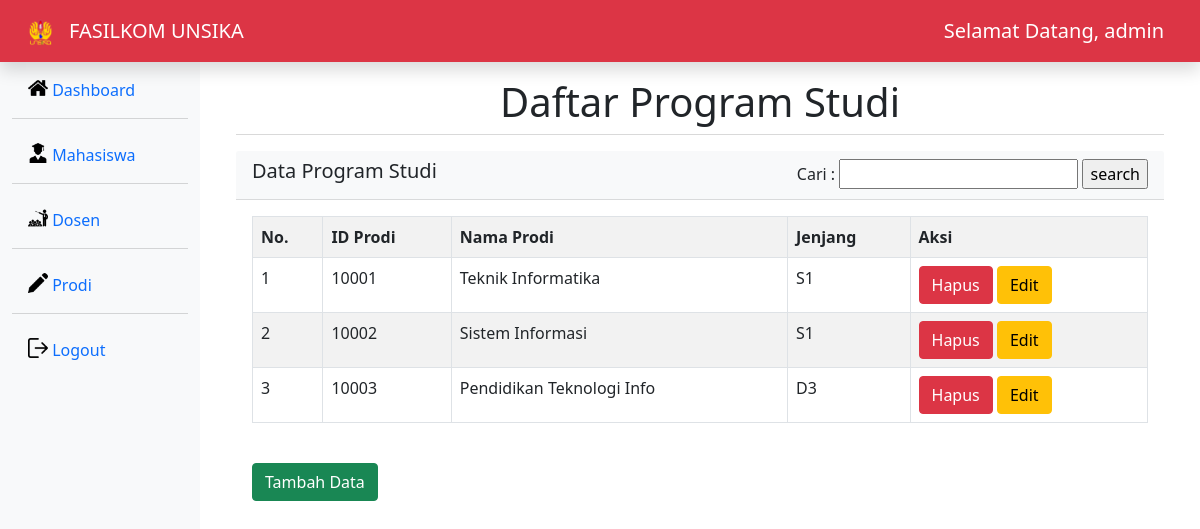
/prodi.php (signed in), run on the app's committed database.
### tables this page shows
CREATE TABLE `prodi` (
  `id_prodi` int(11) NOT NULL,
  `nama_prodi` varchar(25) NOT NULL,
  `jenjang` varchar(11) NOT NULL
);

### prodi.php (the view, shortened to what this page needs)
<!DOCTYPE html>
<html lang="en">
<head>
    <link rel="stylesheet" href="bootstrap-5.1.3-dist/css/bootstrap.min.css">
</head>
<body>
<nav class="navbar navbar-dark bg-danger flex-md-nowrap p-2 shadow col-12">
    <div class="container-fluid">
        <div class="d-flex flex-row">
            <div class="p-2"><img src="img/Logo_Unsika.png" width="25"></div>
            <div class="p-2"><span class="navbar-brand">FASILKOM UNSIKA</span></div>
        </div>
        <span class="navbar-brand mb-0 float-right">Selamat Datang, <?php echo $_SESSION["username"] ?></span>
    </div>
</nav>
<div class="container-fluid">
	<div class="row">
		<div class="col-md-2 d-none d-md-block bg-light sidebar" style="height: 100vh">
			<div class="sidebar-sticky">
				<ul class="nav flex-column">
                    <li class="nav-item mt-2 active">
						<a class="nav-link" href="index.php">
                        <img src="img/home.png" width="20" height="20" class="d-inline-block align-top">
							Dashboard
						</a>
					</li>
                    <div class="dropdown-divider"></div>
					<li class="nav-item mt-2 active">
						<a class="nav-link" href="mahasiswa.php">
                        <img src="img/student-with-graduation-cap.png" width="20" height="20" class="d-inline-block align-top">
							Mahasiswa
						</a>
					</li>
					<div class="dropdown-divider"></div>
					<li class="nav-item mt-2">
						<a class="nav-link" href="dosen.php">
                        <img src="img/lecture.png" width="20" height="20" class="d-inline-block align-top">
							Dosen
						</a>
					</li>
					<div class="dropdown-divider"></div>
					<li class="nav-item mt-2">
						<a class="nav-link" href="prodi.php">
                        <img src="img/pencil.png" width="20" height="20" class="d-inline-block align-top">
							Prodi
						</a>
					</li>
                    <div class="dropdown-divider"></div>
                    <li class="nav-item mt-2">
						<a class="nav-link" href="logout.php">
                        <img src="img/logout.png" width="20" height="20" class="d-inline-block align-top">
							Logout
						</a>
					</li>
				</ul>
			</div>
		</div>
    <div class="col-10">
            <div class="container-fluid mt-3">
                <h1 class="text-center">Daftar Program Studi</h1>
                <div class="dropdown-divider"></div>
                <div class="car mt-3">
                    <div class="card-header bg-light text-dark d-flex justify-content-between">
                        <h5>Data Program Studi</h5>
                        <form action="prodi.php" method="get">
                            <label>Cari :</label>
                            <input type="text" name="search">
                            <input type="submit" value="search">
                        </form>
                    </div>
                    <div class="card-body">
                        <table class="table table table-bordered table-striped">
                            <tr>
                                <th>No.</th>
                                <th>ID Prodi</th>
                                <th>Nama Prodi</th>
                                <th>Jenjang</th>
                                <th>Aksi</th>
                            </tr>
                            <?php
                            include 'koneksi.php';
                            if(isset($_GET['search'])){
                                $search = $_GET['search'];
                                $data = mysqli_query($koneksi,"SELECT * FROM prodi where nama_prodi like '%".$search."%'
                                OR id_prodi like '%".$search."%' OR jenjang like '%".$search."%'") or die(mysqli_error($koneksi));
                            }else{
                                $data = mysqli_query($koneksi,"SELECT * FROM prodi ORDER BY id_prodi ASC") or die(mysqli_error($koneksi));
                            }
                            $no = 1;
                            while($prodi = mysqli_fetch_array($data)){
                            ?>
                            <tr>
                                <td><?= $no++;?></td>
                                <td><?php echo $prodi['id_prodi'];?></td>
                                <td><?php echo $prodi['nama_prodi'];?></td>
                                <td><?php echo $prodi['jenjang'];?></td>
                                <td>
                                    <a href="prodi_delete.php?id_prodi=<?php echo $prodi['id_prodi']?>" class="btn btn-danger" onclick="return confirm('Anda akan menghapus data ini ?')">Hapus</a>
                                    <a href="prodi_update.php?id_prodi=<?php echo $prodi['id_prodi']?>" class="btn btn-warning">Edit</a>
                                </td>
                            </tr>
                                <?php }
                                ?>
                        </table>
                        <a class="btn btn-success my-4" href="prodi_create.php" >Tambah Data</a>
                    </div>
                </div>
            </div>
        </div>
    </div>
</div>
</body>
</html>

### data on the page
prodi: id_prodi "10001", nama_prodi "Teknik Informatika", jenjang "S1"
prodi: id_prodi "10002", nama_prodi "Sistem Informasi", jenjang "S1"
prodi: id_prodi "10003", nama_prodi "Pendidikan Teknologi Info", jenjang "D3"

### other printed values
$_SESSION["username"] "admin"
